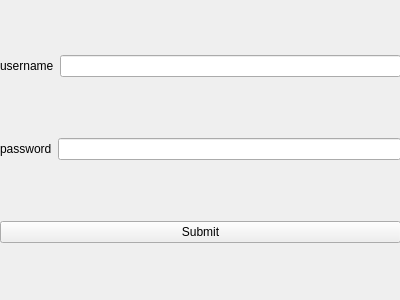
<?xml version="1.0" encoding="UTF-8"?>
<ui version="4.0">
 <class>Widget</class>
 <widget class="QWidget" name="Widget">
  <property name="geometry">
   <rect>
    <x>0</x>
    <y>0</y>
    <width>400</width>
    <height>300</height>
   </rect>
  </property>
  <property name="windowTitle">
   <string>Form</string>
  </property>
  <widget class="QWidget" name="">
   <property name="geometry">
    <rect>
     <x>0</x>
     <y>0</y>
     <width>401</width>
     <height>301</height>
    </rect>
   </property>
   <layout class="QVBoxLayout" name="verticalLayout">
    <item>
     <layout class="QHBoxLayout" name="horizontalLayout">
      <item>
       <widget class="QLabel" name="username_label">
        <property name="text">
         <string>username</string>
        </property>
       </widget>
      </item>
      <item>
       <widget class="QLineEdit" name="full_name_line_edit"/>
      </item>
     </layout>
    </item>
    <item>
     <layout class="QHBoxLayout" name="horizontalLayout_2">
      <item>
       <widget class="QLabel" name="password_label">
        <property name="text">
         <string>password</string>
        </property>
       </widget>
      </item>
      <item>
       <widget class="QLineEdit" name="password_line_edit"/>
      </item>
     </layout>
    </item>
    <item>
     <widget class="QPushButton" name="submit_button">
      <property name="text">
       <string>Submit</string>
      </property>
     </widget>
    </item>
   </layout>
  </widget>
 </widget>
 <resources/>
 <connections/>
</ui>
